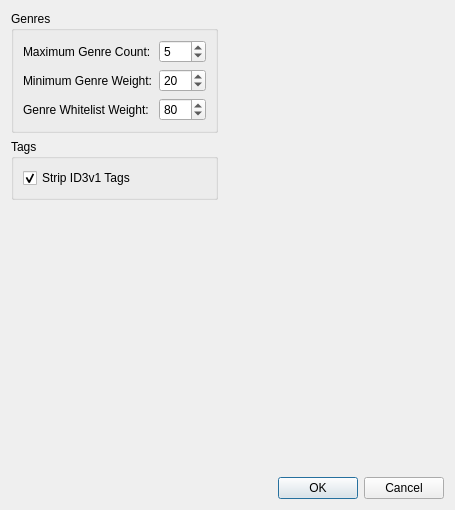
<?xml version="1.0" encoding="UTF-8"?>
<ui version="4.0">
 <class>SettingsDialog</class>
 <widget class="QDialog" name="SettingsDialog">
  <property name="geometry">
   <rect>
    <x>0</x>
    <y>0</y>
    <width>455</width>
    <height>510</height>
   </rect>
  </property>
  <property name="windowTitle">
   <string>Dialog</string>
  </property>
  <layout class="QGridLayout" name="gridLayout">
   <item row="2" column="0">
    <widget class="QGroupBox" name="groupBox_2">
     <property name="title">
      <string>Tags</string>
     </property>
     <layout class="QFormLayout" name="formLayout_2">
      <item row="0" column="0">
       <widget class="QCheckBox" name="stripId3v1Checkbox">
        <property name="toolTip">
         <string>&lt;html&gt;&lt;head/&gt;&lt;body&gt;&lt;p&gt;&lt;br/&gt;&lt;/p&gt;&lt;/body&gt;&lt;/html&gt;</string>
        </property>
        <property name="whatsThis">
         <string>&lt;html&gt;&lt;head/&gt;&lt;body&gt;&lt;p&gt;Strip ID3v1 in favor of ID3v2 tags. This will cause write operations on any files with ID3v1 tag. If a file contains ambiguous tags this will generate a user task.&lt;/p&gt;&lt;/body&gt;&lt;/html&gt;</string>
        </property>
        <property name="text">
         <string>Strip ID3v1 Tags</string>
        </property>
        <property name="checked">
         <bool>true</bool>
        </property>
       </widget>
      </item>
     </layout>
    </widget>
   </item>
   <item row="0" column="0">
    <widget class="QGroupBox" name="groupBox">
     <property name="title">
      <string>Genres</string>
     </property>
     <layout class="QFormLayout" name="formLayout">
      <item row="2" column="0">
       <widget class="QLabel" name="label">
        <property name="text">
         <string>Genre Whitelist Weight:</string>
        </property>
       </widget>
      </item>
      <item row="2" column="1">
       <widget class="QSpinBox" name="whitelistWeightSpinBox">
        <property name="whatsThis">
         <string>&lt;html&gt;&lt;head/&gt;&lt;body&gt;&lt;p&gt;If a genre's weight from an online source is above this threshold we consider this tag as whitelisted and will be auto-confirmed for writing.&lt;/p&gt;&lt;/body&gt;&lt;/html&gt;</string>
        </property>
        <property name="minimum">
         <number>20</number>
        </property>
        <property name="maximum">
         <number>100</number>
        </property>
        <property name="value">
         <number>80</number>
        </property>
       </widget>
      </item>
      <item row="1" column="0">
       <widget class="QLabel" name="label_2">
        <property name="text">
         <string>Minimum Genre Weight:</string>
        </property>
       </widget>
      </item>
      <item row="0" column="0">
       <widget class="QLabel" name="label_3">
        <property name="text">
         <string>Maximum Genre Count:</string>
        </property>
       </widget>
      </item>
      <item row="0" column="1">
       <widget class="QSpinBox" name="maxGenreCountSpinBox">
        <property name="whatsThis">
         <string>&lt;html&gt;&lt;head/&gt;&lt;body&gt;&lt;p&gt;This defines the maximum number of genres to be presented to the user. Note: this value might be exceeded if more genres match the whitelist threshold.&lt;/p&gt;&lt;/body&gt;&lt;/html&gt;</string>
        </property>
        <property name="minimum">
         <number>1</number>
        </property>
        <property name="maximum">
         <number>20</number>
        </property>
        <property name="value">
         <number>5</number>
        </property>
       </widget>
      </item>
      <item row="1" column="1">
       <widget class="QSpinBox" name="minGenreWeightSpinBox">
        <property name="whatsThis">
         <string>&lt;html&gt;&lt;head/&gt;&lt;body&gt;&lt;p&gt;Some online sources (e.g. last.fm) provide weights for genres which is defined from 0 to 100. Any genre that falls below this value will be dropped and not presented to the user.&lt;/p&gt;&lt;/body&gt;&lt;/html&gt;</string>
        </property>
        <property name="minimum">
         <number>1</number>
        </property>
        <property name="maximum">
         <number>100</number>
        </property>
        <property name="value">
         <number>20</number>
        </property>
       </widget>
      </item>
     </layout>
    </widget>
   </item>
   <item row="3" column="0">
    <spacer name="verticalSpacer">
     <property name="orientation">
      <enum>Qt::Vertical</enum>
     </property>
     <property name="sizeHint" stdset="0">
      <size>
       <width>20</width>
       <height>40</height>
      </size>
     </property>
    </spacer>
   </item>
   <item row="0" column="1">
    <spacer name="horizontalSpacer">
     <property name="orientation">
      <enum>Qt::Horizontal</enum>
     </property>
     <property name="sizeHint" stdset="0">
      <size>
       <width>40</width>
       <height>20</height>
      </size>
     </property>
    </spacer>
   </item>
   <item row="4" column="0" colspan="2">
    <widget class="QDialogButtonBox" name="buttonBox">
     <property name="orientation">
      <enum>Qt::Horizontal</enum>
     </property>
     <property name="standardButtons">
      <set>QDialogButtonBox::Cancel|QDialogButtonBox::Ok</set>
     </property>
    </widget>
   </item>
  </layout>
 </widget>
 <tabstops>
  <tabstop>maxGenreCountSpinBox</tabstop>
  <tabstop>minGenreWeightSpinBox</tabstop>
  <tabstop>whitelistWeightSpinBox</tabstop>
  <tabstop>stripId3v1Checkbox</tabstop>
 </tabstops>
 <resources/>
 <connections>
  <connection>
   <sender>buttonBox</sender>
   <signal>accepted()</signal>
   <receiver>SettingsDialog</receiver>
   <slot>accept()</slot>
   <hints>
    <hint type="sourcelabel">
     <x>248</x>
     <y>254</y>
    </hint>
    <hint type="destinationlabel">
     <x>157</x>
     <y>274</y>
    </hint>
   </hints>
  </connection>
  <connection>
   <sender>buttonBox</sender>
   <signal>rejected()</signal>
   <receiver>SettingsDialog</receiver>
   <slot>reject()</slot>
   <hints>
    <hint type="sourcelabel">
     <x>316</x>
     <y>260</y>
    </hint>
    <hint type="destinationlabel">
     <x>286</x>
     <y>274</y>
    </hint>
   </hints>
  </connection>
 </connections>
</ui>
